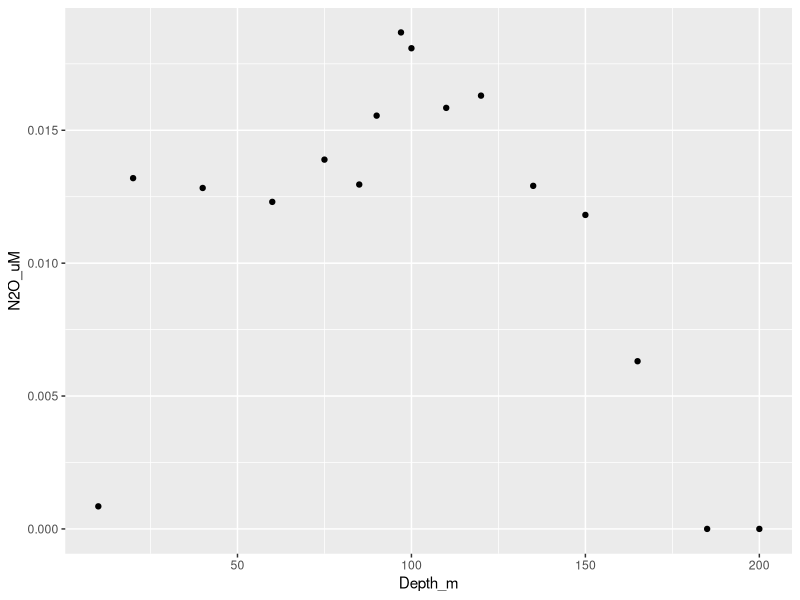

Here is the R script that generated this plot:
library(tidyverse)
#Read in a table.
read.table(file="Saanich.metadata.txt")
read.table(file="Saanich.metadata.txt", header=TRUE, row.names=1, sep="\t", na.strings="NAN")
metadata = read.table(file="Saanich.metadata.txt", header=TRUE, row.names=1, sep="\t")
#Read in a table.
read.table(file="Saanich.OTU.txt")
metadata %>% 
  select(O2_uM)
metadata %>% 
  select(matches("O2|oxygen"))
metadata %>% 
  filter(O2_uM == 0)
metadata %>% 
  filter(O2_uM == 0) %>% 
  select(Depth_m)
metadata %>% 
  mutate(N2O_uM = N2O_nM/1000)
metadata %>% 
  transmute(N2O_uM = N2O_nM/1000)
metadata %>% 
  mutate(N2O_uM = N2O_nM/1000) %>% 
  ggplot() + geom_point(aes(x=Depth_m, y=N2O_uM))
